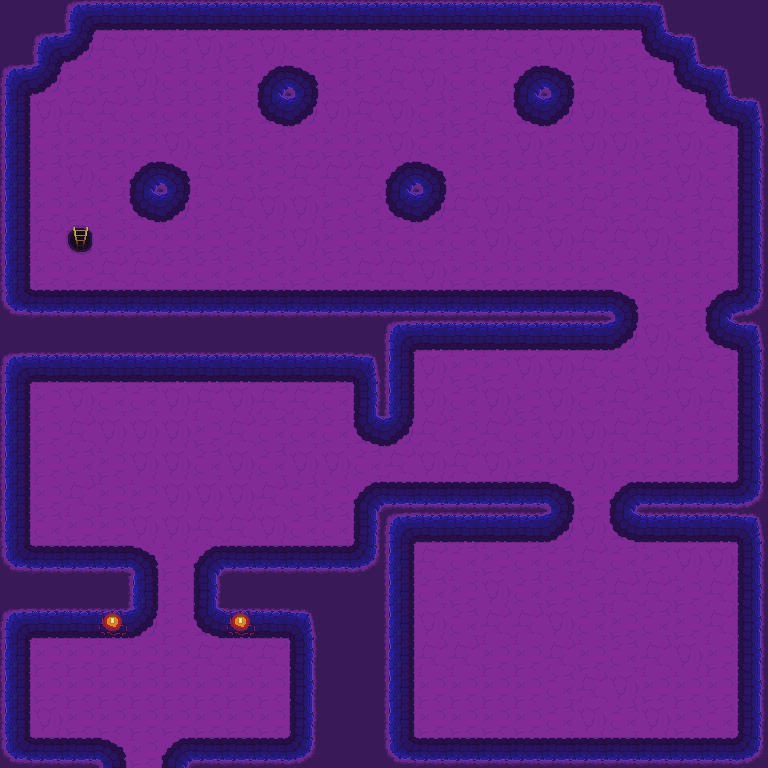

This is a level from a 2D game, rendered from its Tiled map with the project's own tilesets. A one-line summary and the complete map file follow:
An orthogonal 24x24 tile map with 32x32 px tiles, 1 tile layer (Tile Layer 1), 2 tilesets and 19 objects.

<map version="1.0" orientation="orthogonal" renderorder="right-down" width="24" height="24" tilewidth="32" tileheight="32" nextobjectid="39">
 <properties>
  <property name="Name" value="MineHideout" />
    <property name="DeadMap" value="Spirit_MineHideout" />
 </properties>
 <tileset firstgid="1" source="../Tilesets/MineTileset.tsx" />
 <tileset firstgid="257" source="../Tilesets/PlaceObjects.tsx" />
 <layer name="Tile Layer 1" width="24" height="24">
  <data encoding="csv">
162,162,97,178,98,98,98,178,178,98,98,98,178,178,98,98,178,178,98,178,99,162,162,162,
162,97,179,4,20,114,20,18,20,114,114,18,4,114,114,4,114,20,20,18,177,99,162,162,
97,179,18,18,20,114,114,114,145,147,114,18,4,20,114,114,145,147,4,114,20,177,99,162,
163,20,4,4,114,114,114,18,177,179,20,4,20,114,18,4,177,179,20,114,114,4,177,99,
163,114,18,18,18,20,114,18,114,18,18,18,20,114,114,18,20,18,20,20,18,20,114,115,
113,114,20,114,145,147,4,114,18,4,4,4,145,147,18,114,114,114,18,18,114,20,114,115,
163,18,18,114,177,179,18,4,20,20,18,114,177,179,4,20,4,18,4,18,4,114,4,161,
113,4,36,18,18,18,18,114,18,20,18,114,114,114,114,20,114,20,4,4,20,114,4,161,
113,18,18,4,4,114,114,18,114,18,114,4,4,20,18,18,18,18,18,114,114,114,114,161,
129,130,130,146,146,146,146,130,146,130,130,130,146,130,146,130,146,130,146,147,18,18,145,131,
162,162,162,162,162,162,162,162,162,162,162,162,97,98,98,98,98,178,178,179,20,114,177,99,
97,178,178,178,178,98,98,98,178,178,178,99,113,20,18,18,20,20,4,114,20,4,114,115,
163,18,20,114,114,20,4,20,4,4,114,115,113,20,114,20,18,20,114,4,18,20,4,115,
113,18,4,20,20,20,18,4,114,114,114,177,179,4,18,4,114,20,20,4,4,18,18,115,
163,18,114,18,20,20,114,20,114,20,20,114,4,20,4,20,18,18,20,18,18,18,18,161,
163,18,4,18,18,20,20,20,4,114,18,145,130,130,130,146,146,147,18,145,130,146,130,131,
113,114,18,18,20,20,4,4,20,114,114,115,97,178,98,178,178,179,20,177,178,178,98,99,
129,146,130,146,147,18,145,146,146,146,146,131,163,4,114,18,114,114,4,114,18,20,20,115,
162,162,162,162,163,18,161,162,162,162,162,162,113,114,18,20,114,18,114,4,4,18,4,115,
97,178,178,181,179,18,177,181,178,99,162,162,163,20,114,4,4,20,114,18,114,18,4,161,
113,18,18,18,18,18,4,4,4,115,162,162,163,4,4,18,18,4,18,114,4,20,18,115,
113,18,18,18,18,18,18,18,18,115,162,162,163,18,18,18,18,114,4,20,18,18,18,115,
163,20,18,18,18,18,18,18,18,161,162,162,163,18,18,18,18,114,20,114,20,18,114,115,
129,146,130,147,18,145,146,146,130,131,162,162,129,130,146,130,130,130,146,146,130,130,130,131
</data>
 </layer>
 <objectgroup name="ObjectLayers">
  <object id="1" gid="257" x="288" y="448" width="32" height="32">
   <properties>
    <property name="ObjectName" value="BasicEnemy" />
    <property name="When" value="not player_is_dead" />
   </properties>
  </object>
  <object id="5" gid="257" x="384" y="96" width="32" height="32">
   <properties>
    <property name="ObjectName" value="BasicEnemy" />
    <property name="When" value="not player_is_dead" />
   </properties>
  </object>
  <object id="6" gid="257" x="256" y="224" width="32" height="32">
   <properties>
    <property name="ObjectName" value="BasicEnemy" />
    <property name="When" value="not player_is_dead" />
   </properties>
  </object>
  <object id="7" gid="257" x="128" y="96" width="32" height="32">
   <properties>
    <property name="ObjectName" value="BasicEnemy" />
    <property name="When" value="not player_is_dead" />
   </properties>
  </object>
  <object id="9" gid="260" x="672" y="672" width="32" height="32">
   <properties>
    <property name="ObjectName" value="MoneyDrop" />
    <property name="When" value="not player_is_dead" />
   </properties>
  </object>
  <object id="11" gid="259" x="448" y="640" width="32" height="32">
   <properties>
    <property name="ObjectName" value="PistolAmmo" />
    <property name="When" value="not player_is_dead" />
   </properties>
  </object>
  <object id="22" gid="259" x="448" y="704" width="32" height="32">
   <properties>
    <property name="ObjectName" value="PistolAmmo" />
    <property name="When" value="not player_is_dead" />
   </properties>
  </object>
  <object id="24" gid="259" x="544" y="672" width="32" height="32">
   <properties>
    <property name="ObjectName" value="ShotgunAmmo" />
    <property name="When" value="not player_is_dead" />
   </properties>
  </object>
  <object id="25" gid="260" x="640" y="704" width="32" height="32">
   <properties>
    <property name="ObjectName" value="MoneyDrop" />
    <property name="When" value="not player_is_dead" />
   </properties>
  </object>
  <object id="26" gid="260" x="672" y="704" width="32" height="32">
   <properties>
    <property name="ObjectName" value="MoneyDrop" />
    <property name="When" value="not player_is_dead" />
   </properties>
  </object>
  <object id="29" x="64" y="256" width="32" height="32">
   <properties>
    <property name="PortalFrom" value="LowerLevel" />
   </properties>
  </object>
  <object id="30" x="64" y="224" width="32" height="32">
   <properties>
    <property name="PortalTo" value="MineB1:UpperLevel" />
   </properties>
  </object>
  <object id="31" gid="261" x="672" y="608" width="32" height="32">
   <properties>
    <property name="ObjectName" value="HealthDrop" />
    <property name="When" value="player_is_alive" />
   </properties>
  </object>
  <object id="32" gid="261" x="640" y="640" width="32" height="32">
   <properties>
    <property name="ObjectName" value="HealthDrop" />
    <property name="When" value="player_is_alive" />
   </properties>
  </object>
  <object id="33" x="128" y="736" width="32" height="32">
   <properties>
    <property name="PortalFrom" value="MineEntrance" />
   </properties>
  </object>
  <object id="34" x="96" y="768" width="96" height="32">
   <properties>
    <property name="PortalTo" value="OutsideMine:Mine" />
   </properties>
  </object>
  <object id="35" gid="262" x="192" y="416" width="32" height="32" rotation="-90">
   <properties>
    <property name="ObjectName" value="Reflector" />
   </properties>
  </object>
  <object id="37" gid="262" x="320" y="416" width="32" height="32">
   <properties>
    <property name="ObjectName" value="Reflector" />
   </properties>
  </object>
  <object id="38" gid="262" x="448" y="384" width="32" height="32" rotation="-90">
   <properties>
    <property name="ObjectName" value="Reflector" />
   </properties>
  </object>
 </objectgroup>
</map>
